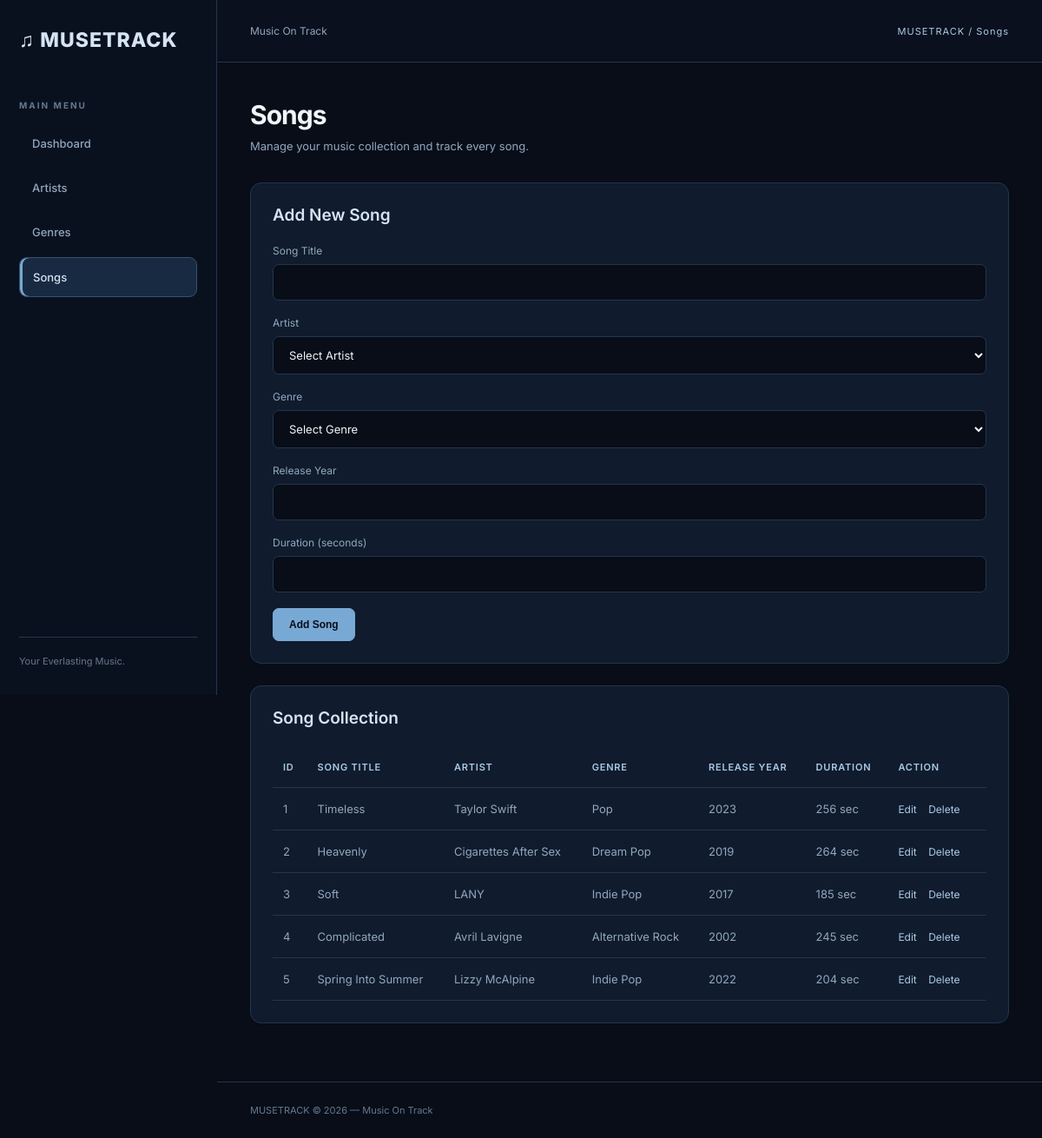
/view/songs.php, run on the app's committed database.
### tables this page shows
CREATE TABLE `songs` (
  `id` int(11) NOT NULL,
  `title` varchar(150) NOT NULL,
  `artist_id` int(11) NOT NULL,
  `genre_id` int(11) NOT NULL,
  `release_year` year(4) NOT NULL,
  `duration` int(11) NOT NULL
);

CREATE TABLE `artists` (
  `id` int(11) NOT NULL,
  `artist_name` varchar(100) NOT NULL,
  `country` varchar(100) NOT NULL,
  `debut_year` year(4) NOT NULL
);

CREATE TABLE `genres` (
  `id` int(11) NOT NULL,
  `genre_name` varchar(100) NOT NULL,
  `description` text DEFAULT NULL
);

### class/Song.php (called while the page is built, shortened)
<?php
class Song {
    private $conn;
    public function __construct($db) {
        $this->conn = $db;
    }
    public function getAll() {
        $sql = "SELECT songs.*,
                       artists.artist_name,
                       genres.genre_name
                FROM songs
                JOIN artists ON songs.artist_id = artists.id
                JOIN genres ON songs.genre_id = genres.id
                ORDER BY songs.id ASC";
        $stmt = $this->conn->prepare($sql);
        $stmt->execute();
        return $stmt->fetchAll();
    }
}
?>

### view/songs.php (the view, shortened to what this page needs)
<?php
require_once '../config/db.php';
require_once '../class/Song.php';
$db = (new Database())->connect();
$song = new Song($db);
$songs = $song->getAll();
include 'header.php';
?>
<h1>Songs</h1>
<p class="subtitle">Manage your music collection and track every song.</p>
<div class="panel">
    <h2>Add New Song</h2>
    <form method="POST">
        <div class="form-group">
            <label>Song Title</label>
            <input type="text" name="title" required>
        </div>
        <div class="form-group">
            <label>Artist</label>
            <select name="artist_id" required>
                <option value="">Select Artist</option>
            </select>
        </div>
        <div class="form-group">
            <label>Genre</label>
            <select name="genre_id" required>
                <option value="">Select Genre</option>
            </select>
        </div>
        <div class="form-group">
            <label>Release Year</label>
            <input type="number" name="release_year"
                   min="1901" max="2155" required>
        </div>
        <div class="form-group">
            <label>Duration (seconds)</label>
            <input type="number" name="duration" min="1" required>
        </div>
        <button type="submit">Add Song</button>
    </form>
</div>
<div class="panel">
    <h2>Song Collection</h2>
    <table>
        <thead>
            <tr>
                <th>ID</th>
                <th>Song Title</th>
                <th>Artist</th>
                <th>Genre</th>
                <th>Release Year</th>
                <th>Duration</th>
                <th>Action</th>
            </tr>
        </thead>
        <tbody>
        <?php foreach ($songs as $item): ?>
            <tr>
                <td><?= htmlspecialchars($item['id']) ?></td>
                <td><?= htmlspecialchars($item['title']) ?></td>
                <td><?= htmlspecialchars($item['artist_name']) ?></td>
                <td><?= htmlspecialchars($item['genre_name']) ?></td>
                <td><?= htmlspecialchars($item['release_year']) ?></td>
                <td><?= htmlspecialchars($item['duration']) ?> sec</td>
                <td>
                    <a class="action-link"
                       href="edit_song.php?id=<?= $item['id'] ?>">
                       Edit
                    </a>
                    <a class="action-link"
                       href="songs.php?delete=<?= $item['id'] ?>"
                       onclick="return confirm('Delete this song?')">
                       Delete
                    </a>
                </td>
            </tr>
        <?php endforeach; ?>
        </tbody>
    </table>
</div>
<?php include 'footer.php'; ?>

### style.css (style rules this page uses)
:root { --background: #080D18; --sidebar: #0A111E; --surface: #101B2D; --surface-light: #172A42; --border: #23364D; --primary: #D5E4F2; --accent: #A9C9E5; --accent-soft: #78A9D4; --text: #F0F5FA; --text-secondary: #91A7BF; --muted: #64788F; --success: #8ECDB5; --danger: #E58C98; }
* { margin: 0; padding: 0; box-sizing: border-box; }
body { font-family: 'Inter', sans-serif; background: var(--background); color: var(--text); min-height: 100vh; }
h1 { font-size: 30px; font-weight: 700; letter-spacing: -1px; margin-bottom: 10px; }
h2 { font-size: 19px; font-weight: 600; }
.subtitle { color: var(--text-secondary); font-size: 13px; margin-bottom: 34px; }
.panel { background: var(--surface); border: 1px solid var(--border); border-radius: 13px; padding: 25px; margin-bottom: 25px; }
.panel h2 { margin-bottom: 22px; color: var(--primary); }
table { width: 100%; border-collapse: collapse; text-align: left; }
th { color: var(--accent); font-size: 11px; text-transform: uppercase; letter-spacing: 0.8px; font-weight: 600; }
th, td { padding: 16px 12px; border-bottom: 1px solid var(--border); }
td { color: var(--text-secondary); font-size: 13px; }
button, .btn { display: inline-block; background: var(--accent-soft); color: #080D18; border: 1px solid var(--accent-soft); padding: 11px 18px; border-radius: 7px; font-size: 12px; font-weight: 700; cursor: pointer; text-decoration: none; transition: 0.2s ease; }
.form-group { margin-bottom: 18px; }
.form-group label { display: block; color: var(--text-secondary); font-size: 12px; margin-bottom: 8px; }
input, select, textarea { width: 100%; padding: 12px 14px; background: var(--background); border: 1px solid var(--border); border-radius: 7px; color: var(--text); font-family: inherit; font-size: 13px; outline: none; }
.action-link { color: var(--accent); text-decoration: none; margin-right: 10px; font-size: 12px; }

### data on the page
songs: id "1", title "Timeless", artist.artist_name "Taylor Swift", genre.genre_name "Pop", release_year "2023", duration "256"
songs: id "2", title "Heavenly", artist.artist_name "Cigarettes After Sex", genre.genre_name "Dream Pop", release_year "2019", duration "264"
songs: id "3", title "Soft", artist.artist_name "LANY", genre.genre_name "Indie Pop", release_year "2017", duration "185"
songs: id "4", title "Complicated", artist.artist_name "Avril Lavigne", genre.genre_name "Alternative Rock", release_year "2002", duration "245"
songs: id "5", title "Spring Into Summer", artist.artist_name "Lizzy McAlpine", genre.genre_name "Indie Pop", release_year "2022", duration "204"

### other printed values
$pageTitle "Songs"
